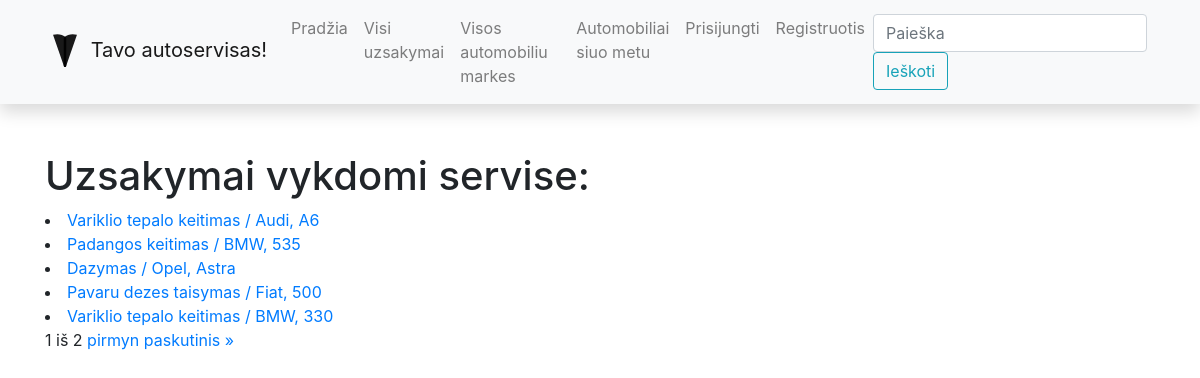
/autoservisas/uzsakymaseil/, run on the app's committed database.
### autoservisas/models.py (models this page shows, shortened)
class UzsakymoEilute(models.Model):
    kiekis = models.CharField('Kiekis', max_length=2, help_text='Iveskite perkamos paslaugos kieki')
    kaina = models.FloatField('Kaina', max_length=10, help_text='Iveskite paslaugos kaina', default=0)
    paslauga_id = models.ForeignKey('Paslauga', on_delete=models.SET_NULL, null=True)
    uzsakymas_id = models.ForeignKey('Uzsakymas', on_delete=models.SET_NULL, null=True)
    useris = models.ForeignKey(User, on_delete=models.SET_NULL, null=True, blank=True)
    grazinti_iki = models.DateField('Pabaigti darbus iki: ', null=True, blank=True)
    class Meta:
        verbose_name = "Uzsakymo eilute"
        verbose_name_plural = "Uzsakymo eilutes"

class Paslauga(models.Model):
    pavadinimas = models.CharField('Pavadinimas', max_length=200, help_text='Iveskite paslaugos pavadinima')
    kaina = models.FloatField('Kaina', max_length=10, help_text='Iveskite paslaugos kaina')
    class Meta:
        verbose_name = "Paslauga"
        verbose_name_plural = "Paslaugos"

class Uzsakymas(models.Model):
    data = models.DateField('Uzsakymo data', null=True, blank=True)
    automobilis_id = models.ForeignKey('Automobilis', on_delete=models.SET_NULL, null=True)
    suma = models.FloatField('Suma', max_length=10, help_text='Iveskite paslaugos kaina', default=0)
    LOAN_STATUS = (
        ('a', 'Uzsakymas gautas'),
        ('p', 'Uzsakymas priimtas'),
        ('g', 'Uzsakymas vykdomas'),
        ('r', 'Uzsakymas baigtas')
    )
    status = models.CharField(
        max_length=1,
        choices=LOAN_STATUS,
        blank=True,
        default='a',
        help_text='Status'
    )
    class Meta:
        ordering = ['data']
        verbose_name = "Uzsakymas"
        verbose_name_plural = "Uzsakymai"

class Automobilis(models.Model):
    valstybinis_numeris = models.CharField('Automobilio valstybinis numeris',
                                           max_length=6, help_text='Iveskite automobilio valstybini numeri')
    automobilio_modelis_id = models.ForeignKey('Modelis', on_delete=models.SET_NULL, null=True)
    vin_kodas = models.CharField('VIN kodas', max_length=17, help_text='Iveskite VIN numeri')
    klientas = models.CharField('Klientas', max_length=100, help_text='Iveskite klienta')
    automobilis_pic = models.ImageField('Auto Nuotrauka', upload_to='car_pics', null=True, blank=True)
    aprasymas = HTMLField()
    class Meta:
        verbose_name = "Automobilis"
        verbose_name_plural = "Automobiliai"

class Modelis(models.Model):
    marke = models.CharField('Automobilio marke', max_length=100, help_text='Iveskite automobilio marke')
    modelis = models.CharField('Automobilio modelis', max_length=100, help_text='Iveskite automobilio modeli')
    class Meta:
        verbose_name = "Modelis"
        verbose_name_plural = "Modeliai"
    def __str__(self):
        return f'{self.marke}, {self.modelis}'

### autoservisas/views.py (the view)
# urls.py: path('uzsakymaseil/', views.OrdersListView.as_view(), name='uzsakymaseil'),
class OrdersListView(generic.ListView):
    model = UzsakymoEilute
    paginate_by = 5
    template_name = 'uzsakymai_eilutes.html'
    context_object_name = 'uzsakymai_num'

### autoservisas/templates/uzsakymai_eilutes.html (shortened to what this page needs)
{% extends "base.html" %}
{% block content %}
<h1>Uzsakymai vykdomi servise: </h1>
{% for uzsak in uzsakymai_num %}
<li><a href="{% url 'uzsakeil-detail' uzsak.id %}">{{uzsak.paslauga_id.pavadinimas}} /
{{uzsak.uzsakymas_id.automobilis_id.automobilio_modelis_id}}</a></li>
{% endfor %}
<div class="pagination"><span class="step-links">
        <span class="current">
            {{ page_obj.number }} iš {{ page_obj.paginator.num_pages }}</span>
        {% if page_obj.has_next %}
            <a href="?page={{ page_obj.next_page_number }}"> pirmyn </a>
            <a href="?page={{ page_obj.paginator.num_pages }}"> paskutinis &raquo;</a>
        {% endif %}
    </span></div>
{% endblock %}

### data on the page
UzsakymoEilute: paslauga_id.pavadinimas "Variklio tepalo keitimas", uzsakymas_id.automobilis_id.automobilio_modelis_id "Audi, A6"
UzsakymoEilute: paslauga_id.pavadinimas "Padangos keitimas", uzsakymas_id.automobilis_id.automobilio_modelis_id "BMW, 535"
UzsakymoEilute: paslauga_id.pavadinimas "Dazymas", uzsakymas_id.automobilis_id.automobilio_modelis_id "Opel, Astra"
UzsakymoEilute: paslauga_id.pavadinimas "Pavaru dezes taisymas", uzsakymas_id.automobilis_id.automobilio_modelis_id "Fiat, 500"
UzsakymoEilute: paslauga_id.pavadinimas "Variklio tepalo keitimas", uzsakymas_id.automobilis_id.automobilio_modelis_id "BMW, 330"

### other printed values
{{ page_obj.number }} "1"
{{ page_obj.paginator.num_pages }} "2"
